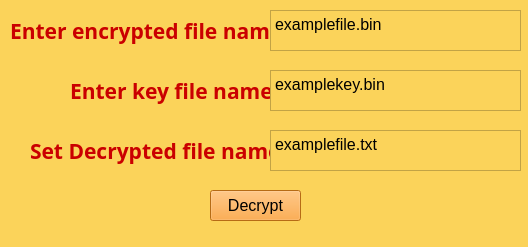
<?xml version="1.0" encoding="UTF-8"?>
<ui version="4.0">
 <class>dform</class>
 <widget class="QWidget" name="dform">
  <property name="geometry">
   <rect>
    <x>0</x>
    <y>0</y>
    <width>528</width>
    <height>247</height>
   </rect>
  </property>
  <property name="minimumSize">
   <size>
    <width>528</width>
    <height>247</height>
   </size>
  </property>
  <property name="windowTitle">
   <string>Hero Encryptor</string>
  </property>
  <property name="windowIcon">
   <iconset>
    <normaloff>hero1.jpg</normaloff>hero1.jpg</iconset>
  </property>
  <property name="toolTip">
   <string/>
  </property>
  <property name="statusTip">
   <string>Read &quot;READ ME&quot; before use</string>
  </property>
  <property name="styleSheet">
   <string notr="true">background-color: rgb(251, 211, 90)</string>
  </property>
  <widget class="QLabel" name="label5">
   <property name="geometry">
    <rect>
     <x>10</x>
     <y>10</y>
     <width>261</width>
     <height>41</height>
    </rect>
   </property>
   <property name="palette">
    <palette>
     <active>
      <colorrole role="WindowText">
       <brush brushstyle="SolidPattern">
        <color alpha="255">
         <red>202</red>
         <green>0</green>
         <blue>0</blue>
        </color>
       </brush>
      </colorrole>
      <colorrole role="Button">
       <brush brushstyle="SolidPattern">
        <color alpha="255">
         <red>251</red>
         <green>211</green>
         <blue>90</blue>
        </color>
       </brush>
      </colorrole>
      <colorrole role="Base">
       <brush brushstyle="SolidPattern">
        <color alpha="255">
         <red>251</red>
         <green>211</green>
         <blue>90</blue>
        </color>
       </brush>
      </colorrole>
      <colorrole role="Window">
       <brush brushstyle="SolidPattern">
        <color alpha="255">
         <red>251</red>
         <green>211</green>
         <blue>90</blue>
        </color>
       </brush>
      </colorrole>
     </active>
     <inactive>
      <colorrole role="WindowText">
       <brush brushstyle="SolidPattern">
        <color alpha="255">
         <red>202</red>
         <green>0</green>
         <blue>0</blue>
        </color>
       </brush>
      </colorrole>
      <colorrole role="Button">
       <brush brushstyle="SolidPattern">
        <color alpha="255">
         <red>251</red>
         <green>211</green>
         <blue>90</blue>
        </color>
       </brush>
      </colorrole>
      <colorrole role="Base">
       <brush brushstyle="SolidPattern">
        <color alpha="255">
         <red>251</red>
         <green>211</green>
         <blue>90</blue>
        </color>
       </brush>
      </colorrole>
      <colorrole role="Window">
       <brush brushstyle="SolidPattern">
        <color alpha="255">
         <red>251</red>
         <green>211</green>
         <blue>90</blue>
        </color>
       </brush>
      </colorrole>
     </inactive>
     <disabled>
      <colorrole role="WindowText">
       <brush brushstyle="SolidPattern">
        <color alpha="255">
         <red>120</red>
         <green>120</green>
         <blue>120</blue>
        </color>
       </brush>
      </colorrole>
      <colorrole role="Button">
       <brush brushstyle="SolidPattern">
        <color alpha="255">
         <red>251</red>
         <green>211</green>
         <blue>90</blue>
        </color>
       </brush>
      </colorrole>
      <colorrole role="Base">
       <brush brushstyle="SolidPattern">
        <color alpha="255">
         <red>251</red>
         <green>211</green>
         <blue>90</blue>
        </color>
       </brush>
      </colorrole>
      <colorrole role="Window">
       <brush brushstyle="SolidPattern">
        <color alpha="255">
         <red>251</red>
         <green>211</green>
         <blue>90</blue>
        </color>
       </brush>
      </colorrole>
     </disabled>
    </palette>
   </property>
   <property name="font">
    <font>
     <family>Nueva Std</family>
     <pointsize>16</pointsize>
     <weight>75</weight>
     <bold>true</bold>
     <underline>false</underline>
    </font>
   </property>
   <property name="text">
    <string>Enter encrypted file name:</string>
   </property>
  </widget>
  <widget class="QLabel" name="label6">
   <property name="geometry">
    <rect>
     <x>70</x>
     <y>70</y>
     <width>211</width>
     <height>41</height>
    </rect>
   </property>
   <property name="palette">
    <palette>
     <active>
      <colorrole role="WindowText">
       <brush brushstyle="SolidPattern">
        <color alpha="255">
         <red>202</red>
         <green>0</green>
         <blue>0</blue>
        </color>
       </brush>
      </colorrole>
      <colorrole role="Button">
       <brush brushstyle="SolidPattern">
        <color alpha="255">
         <red>251</red>
         <green>211</green>
         <blue>90</blue>
        </color>
       </brush>
      </colorrole>
      <colorrole role="Base">
       <brush brushstyle="SolidPattern">
        <color alpha="255">
         <red>251</red>
         <green>211</green>
         <blue>90</blue>
        </color>
       </brush>
      </colorrole>
      <colorrole role="Window">
       <brush brushstyle="SolidPattern">
        <color alpha="255">
         <red>251</red>
         <green>211</green>
         <blue>90</blue>
        </color>
       </brush>
      </colorrole>
     </active>
     <inactive>
      <colorrole role="WindowText">
       <brush brushstyle="SolidPattern">
        <color alpha="255">
         <red>202</red>
         <green>0</green>
         <blue>0</blue>
        </color>
       </brush>
      </colorrole>
      <colorrole role="Button">
       <brush brushstyle="SolidPattern">
        <color alpha="255">
         <red>251</red>
         <green>211</green>
         <blue>90</blue>
        </color>
       </brush>
      </colorrole>
      <colorrole role="Base">
       <brush brushstyle="SolidPattern">
        <color alpha="255">
         <red>251</red>
         <green>211</green>
         <blue>90</blue>
        </color>
       </brush>
      </colorrole>
      <colorrole role="Window">
       <brush brushstyle="SolidPattern">
        <color alpha="255">
         <red>251</red>
         <green>211</green>
         <blue>90</blue>
        </color>
       </brush>
      </colorrole>
     </inactive>
     <disabled>
      <colorrole role="WindowText">
       <brush brushstyle="SolidPattern">
        <color alpha="255">
         <red>120</red>
         <green>120</green>
         <blue>120</blue>
        </color>
       </brush>
      </colorrole>
      <colorrole role="Button">
       <brush brushstyle="SolidPattern">
        <color alpha="255">
         <red>251</red>
         <green>211</green>
         <blue>90</blue>
        </color>
       </brush>
      </colorrole>
      <colorrole role="Base">
       <brush brushstyle="SolidPattern">
        <color alpha="255">
         <red>251</red>
         <green>211</green>
         <blue>90</blue>
        </color>
       </brush>
      </colorrole>
      <colorrole role="Window">
       <brush brushstyle="SolidPattern">
        <color alpha="255">
         <red>251</red>
         <green>211</green>
         <blue>90</blue>
        </color>
       </brush>
      </colorrole>
     </disabled>
    </palette>
   </property>
   <property name="font">
    <font>
     <family>Nueva Std</family>
     <pointsize>16</pointsize>
     <weight>75</weight>
     <bold>true</bold>
     <underline>false</underline>
    </font>
   </property>
   <property name="text">
    <string>Enter key file name:</string>
   </property>
  </widget>
  <widget class="QLabel" name="label7">
   <property name="geometry">
    <rect>
     <x>30</x>
     <y>130</y>
     <width>251</width>
     <height>41</height>
    </rect>
   </property>
   <property name="palette">
    <palette>
     <active>
      <colorrole role="WindowText">
       <brush brushstyle="SolidPattern">
        <color alpha="255">
         <red>202</red>
         <green>0</green>
         <blue>0</blue>
        </color>
       </brush>
      </colorrole>
      <colorrole role="Button">
       <brush brushstyle="SolidPattern">
        <color alpha="255">
         <red>251</red>
         <green>211</green>
         <blue>90</blue>
        </color>
       </brush>
      </colorrole>
      <colorrole role="Base">
       <brush brushstyle="SolidPattern">
        <color alpha="255">
         <red>251</red>
         <green>211</green>
         <blue>90</blue>
        </color>
       </brush>
      </colorrole>
      <colorrole role="Window">
       <brush brushstyle="SolidPattern">
        <color alpha="255">
         <red>251</red>
         <green>211</green>
         <blue>90</blue>
        </color>
       </brush>
      </colorrole>
     </active>
     <inactive>
      <colorrole role="WindowText">
       <brush brushstyle="SolidPattern">
        <color alpha="255">
         <red>202</red>
         <green>0</green>
         <blue>0</blue>
        </color>
       </brush>
      </colorrole>
      <colorrole role="Button">
       <brush brushstyle="SolidPattern">
        <color alpha="255">
         <red>251</red>
         <green>211</green>
         <blue>90</blue>
        </color>
       </brush>
      </colorrole>
      <colorrole role="Base">
       <brush brushstyle="SolidPattern">
        <color alpha="255">
         <red>251</red>
         <green>211</green>
         <blue>90</blue>
        </color>
       </brush>
      </colorrole>
      <colorrole role="Window">
       <brush brushstyle="SolidPattern">
        <color alpha="255">
         <red>251</red>
         <green>211</green>
         <blue>90</blue>
        </color>
       </brush>
      </colorrole>
     </inactive>
     <disabled>
      <colorrole role="WindowText">
       <brush brushstyle="SolidPattern">
        <color alpha="255">
         <red>120</red>
         <green>120</green>
         <blue>120</blue>
        </color>
       </brush>
      </colorrole>
      <colorrole role="Button">
       <brush brushstyle="SolidPattern">
        <color alpha="255">
         <red>251</red>
         <green>211</green>
         <blue>90</blue>
        </color>
       </brush>
      </colorrole>
      <colorrole role="Base">
       <brush brushstyle="SolidPattern">
        <color alpha="255">
         <red>251</red>
         <green>211</green>
         <blue>90</blue>
        </color>
       </brush>
      </colorrole>
      <colorrole role="Window">
       <brush brushstyle="SolidPattern">
        <color alpha="255">
         <red>251</red>
         <green>211</green>
         <blue>90</blue>
        </color>
       </brush>
      </colorrole>
     </disabled>
    </palette>
   </property>
   <property name="font">
    <font>
     <family>Nueva Std</family>
     <pointsize>16</pointsize>
     <weight>75</weight>
     <bold>true</bold>
     <underline>false</underline>
    </font>
   </property>
   <property name="text">
    <string>Set Decrypted file name:</string>
   </property>
  </widget>
  <widget class="QTextEdit" name="textEdit4">
   <property name="geometry">
    <rect>
     <x>270</x>
     <y>10</y>
     <width>251</width>
     <height>41</height>
    </rect>
   </property>
   <property name="font">
    <font>
     <pointsize>12</pointsize>
    </font>
   </property>
   <property name="html">
    <string>&lt;!DOCTYPE HTML PUBLIC &quot;-//W3C//DTD HTML 4.0//EN&quot; &quot;http://www.w3.org/TR/REC-html40/strict.dtd&quot;&gt;
&lt;html&gt;&lt;head&gt;&lt;meta name=&quot;qrichtext&quot; content=&quot;1&quot; /&gt;&lt;style type=&quot;text/css&quot;&gt;
p, li { white-space: pre-wrap; }
&lt;/style&gt;&lt;/head&gt;&lt;body style=&quot; font-family:'MS Shell Dlg 2'; font-size:12pt; font-weight:400; font-style:normal;&quot;&gt;
&lt;p style=&quot; margin-top:0px; margin-bottom:0px; margin-left:0px; margin-right:0px; -qt-block-indent:0; text-indent:0px;&quot;&gt;examplefile.bin&lt;/p&gt;&lt;/body&gt;&lt;/html&gt;</string>
   </property>
  </widget>
  <widget class="QTextEdit" name="textEdit5">
   <property name="geometry">
    <rect>
     <x>270</x>
     <y>70</y>
     <width>251</width>
     <height>41</height>
    </rect>
   </property>
   <property name="font">
    <font>
     <pointsize>12</pointsize>
    </font>
   </property>
   <property name="html">
    <string>&lt;!DOCTYPE HTML PUBLIC &quot;-//W3C//DTD HTML 4.0//EN&quot; &quot;http://www.w3.org/TR/REC-html40/strict.dtd&quot;&gt;
&lt;html&gt;&lt;head&gt;&lt;meta name=&quot;qrichtext&quot; content=&quot;1&quot; /&gt;&lt;style type=&quot;text/css&quot;&gt;
p, li { white-space: pre-wrap; }
&lt;/style&gt;&lt;/head&gt;&lt;body style=&quot; font-family:'MS Shell Dlg 2'; font-size:12pt; font-weight:400; font-style:normal;&quot;&gt;
&lt;p style=&quot; margin-top:0px; margin-bottom:0px; margin-left:0px; margin-right:0px; -qt-block-indent:0; text-indent:0px;&quot;&gt;examplekey.bin&lt;/p&gt;&lt;/body&gt;&lt;/html&gt;</string>
   </property>
  </widget>
  <widget class="QTextEdit" name="textEdit6">
   <property name="geometry">
    <rect>
     <x>270</x>
     <y>130</y>
     <width>251</width>
     <height>41</height>
    </rect>
   </property>
   <property name="font">
    <font>
     <pointsize>12</pointsize>
    </font>
   </property>
   <property name="html">
    <string>&lt;!DOCTYPE HTML PUBLIC &quot;-//W3C//DTD HTML 4.0//EN&quot; &quot;http://www.w3.org/TR/REC-html40/strict.dtd&quot;&gt;
&lt;html&gt;&lt;head&gt;&lt;meta name=&quot;qrichtext&quot; content=&quot;1&quot; /&gt;&lt;style type=&quot;text/css&quot;&gt;
p, li { white-space: pre-wrap; }
&lt;/style&gt;&lt;/head&gt;&lt;body style=&quot; font-family:'MS Shell Dlg 2'; font-size:12pt; font-weight:400; font-style:normal;&quot;&gt;
&lt;p style=&quot; margin-top:0px; margin-bottom:0px; margin-left:0px; margin-right:0px; -qt-block-indent:0; text-indent:0px;&quot;&gt;examplefile.txt&lt;/p&gt;&lt;/body&gt;&lt;/html&gt;</string>
   </property>
  </widget>
  <widget class="QPushButton" name="decryptb">
   <property name="geometry">
    <rect>
     <x>210</x>
     <y>190</y>
     <width>91</width>
     <height>31</height>
    </rect>
   </property>
   <property name="font">
    <font>
     <pointsize>12</pointsize>
    </font>
   </property>
   <property name="styleSheet">
    <string notr="true">background-color: rgb(255, 150, 29)</string>
   </property>
   <property name="text">
    <string>Decrypt</string>
   </property>
  </widget>
 </widget>
 <resources/>
 <connections/>
</ui>
